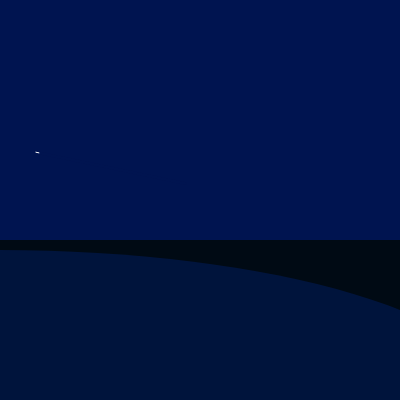
Frame 1 (no input)
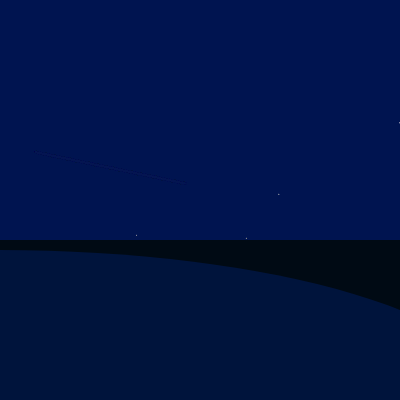
Frame 60 (no input)
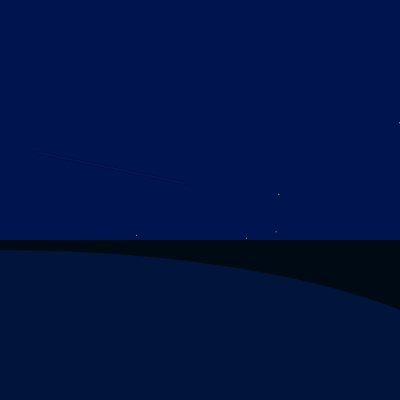
Frame 120 (the mouse pressed at the canvas centre since frame 60)

The p5.js sketch that drew these frames (run headless with seeded random() and noise() and a simulated clock; from frame 60 on, the mouse is pressed at the canvas centre):

// p5.js sketch
// ── sketch.js
let starOpacity = 255; // Starting opacity of stars
let starFading = false; // Whether the stars should start fading
const snowflakes = [];
const ground = [];

const minSpeed = 1;
const maxSpeed = 5;

function setup() {
  createCanvas(400, 400);
  background(0, 20, 80);

  // Snow setup
  noSmooth();
  stroke(255);
  fill(255);

  for (let i = 0; i < 100; i++) {
    snowflakes.push(createVector(
      random(width), random(height),
      random(minSpeed, maxSpeed)));
  }

  for (let x = 0; x < width; x++) {
    ground[x] = height;
  }

}

var fromX, fromY;
var toX, toY;
var step = 2.5;


function draw() {
  // draw background that fades stars slowly
  background(0, 20, 80, 1);

  // Check if stars should be fading
  if (starFading && starOpacity > 0) {
    starOpacity -= 2; // Gradually reduce opacity of stars
  }

  

  // if (random() > 0.9) {
  //   stroke(255);
  //   point(random(width), random(height));
  // }
  
  // If stars are still visible, draw them
  if (starOpacity > 0) {
    if (random() > 0.9) {
      stroke(255, starOpacity); // Apply fading to stars
      point(random(width), random(height));
    }

    // draw stars
    if (random() > 0.95 && step >= 2.5) {
      fromX = random(width);
      fromY = random(height / 2);
      toX = random(fromX + 10, width);
      toY = random(fromY + 10, height / 2);
      step = 0;
    }

    // draw shooting stars
    if (step < 2.5) {
      let nextStep = step + 0.02;
      strokeWeight(3);
      stroke(0, 20, 80, 30);
      line(fromX, fromY, toX, toY);
      strokeWeight(1);
      if (step < 1) {
        stroke(255, (1 - step) * starOpacity); // Apply fading to shooting stars
        line(lerp(fromX, toX, step), lerp(fromY, toY, step),
          lerp(fromX, toX, nextStep), lerp(fromY, toY, nextStep));
      }
      step = nextStep;
    }
  }

  // Transition to snow when stars have fully faded
  if (starOpacity <= 0) {
    drawSnow(); // Call the function to draw snow
  }

  // // draw stars
  // if (random() > 0.95 && step >= 2.5) {
  //   fromX = random(width);
  //   fromY = random(height / 2);
  //   toX = random(fromX + 10, width);
  //   toY = random(fromY + 10, height / 2);
  //   step = 0;
  // }

  // // draw shooting stars
  // if (step < 2.5) {
  //   // fade background
  //   let nextStep = step + 0.02;
  //   strokeWeight(3);
  //   stroke(0, 20, 80, 30);
  //   line(fromX, fromY, toX, toY);
  //   strokeWeight(1);
  //   // draw star
  //   if (step < 1) {
  //     stroke(255, (1 - step) * 200);
  //     line(lerp(fromX, toX, step), lerp(fromY, toY, step),
  //       lerp(fromX, toX, nextStep), lerp(fromY, toY, nextStep));
  //   }
  //   step = nextStep;
  // }

  // draw ground
  noStroke();
  fill(0, 10, 20);
  rect(0, height * 0.6, width, height);

  

  // draw lake
  noStroke();
  fill(0, 20, 60);
  ellipse(0, height, width * 2.5, height * 0.75);
}

// Function to handle the snow drawing
function drawSnow() {
  background(0, 0, 32, 20); // Faded dark background for snow

  // Snowflake falling
  for (const snowflake of snowflakes) {
    snowflake.y += snowflake.z;
    rect(snowflake.x, snowflake.y, 1, 1);

    if (snowflake.y >= ground[floor(snowflake.x)]) {
      ground[floor(snowflake.x)]--;
      snowflake.x = random(width);
      snowflake.y = 0;
    }
  }

  // Draw the snow accumulated on the ground
  for (let x = 0; x < width; x++) {
    rect(x, ground[x], 1, height - ground[x]);
  }
}

function mousePressed() {
  starFading = true; // Start fading the stars when the user clicks
}
